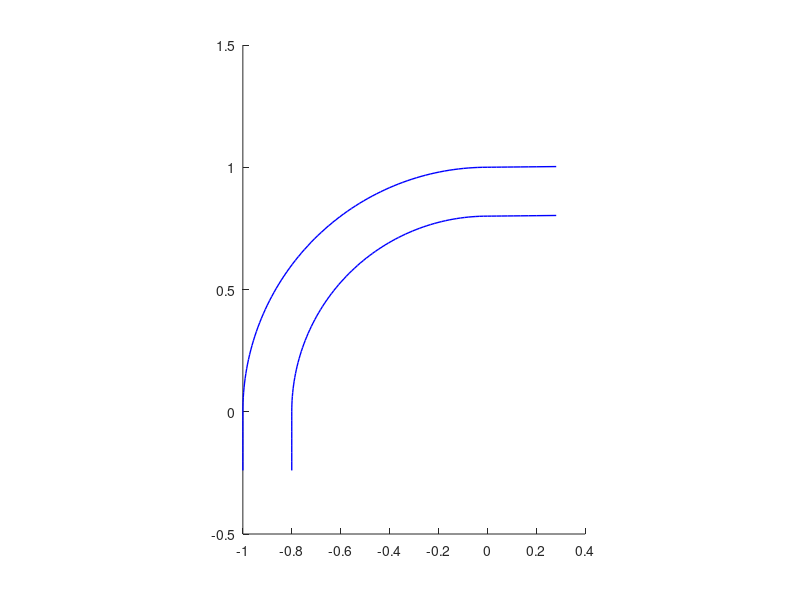

Recreate this plot in MATLAB. (Note: this script raises an error after producing the figure.)
close all;
clear
fin = fopen('euler.mat','r');
data = fscanf(fin,'%f');
ni = data(1,1);
nj = data(2,1);
idone = 2;
x = zeros(ni,nj);
y = zeros(ni,nj);
ro = zeros(ni,nj);
vx = zeros(ni,nj);
vy = zeros(ni,nj);
p = zeros(ni,nj);
%
for i=1:ni
  for j=1:nj
    x(i,j)  = data(idone+1,1);
    y(i,j)  = data(idone+2,1);
    ro(i,j) = data(idone+3,1);
    vx(i,j) = data(idone+4,1);
    vy(i,j) = data(idone+5,1);
    p(i,j)  = data(idone+6,1);
    idone = idone+6;
  end 
end
fclose(fin);
%
% Contour Static Pressure
%
figure('Name','Static Pressure');
hold on
daspect([1 1 1]);
plot(x(:,1),y(:,1),'b','Linewidth',1);
plot(x(:,nj),y(:,nj),'b','LineWidth',1);
pmax = round(max(max(p)),1,'significant');
pmin = round(min(min(p)),1,'significant');
delp = (pmax-pmin)/pmin;
V = linspace(pmin,pmax,21);
[C,h] = contourf(x,y,p,V,'LineWidth',.5);
%clabel(C,'manual','FontSize',14);
colorbar
hold off;
%pause
%
% Plot grid
%
figure('Name','Grid');
hold on;
daspect([1 1 1]);
for j=1:nj
  plot(x(:,j),y(:,j),'b');
end
for i=1:ni
  plot(x(i,:),y(i,:),'b');
end
hold off;
%
% Contour derived variables
%
gam = 1.4;
a = sqrt(gam*p(1,1)/ro(1,1));
p0 = zeros(ni,nj);
mach = zeros(ni,nj);
for i=1:ni
  for j=1:nj
    mach(i,j) = sqrt(ro(i,j)*(vx(i,j)^2+vy(i,j)^2)/(gam*p(i,j)));
    p0(i,j) = p(i,j)*(1.+.5*(gam-1.)*mach(i,j)^2)^(gam/(gam-1));
  end 
end
%
figure('Name','Stagnation Pressure');
hold on
daspect([1 1 1]);
contourf(x,y,p0,20,'LineWidth',.5);
plot(x(:,1),y(:,1),'b','Linewidth',1);
plot(x(:,nj),y(:,nj),'b','LineWidth',1);
p0max = max(max(p0));
p0min = min(min(p0));
title (['$P_{0,max}=' num2str(p0max,'%10.4e\n') '\qquad P_{0,min}=' num2str(p0min,'%10.4e\n') '$'],'interpreter','latex')
colorbar
%
figure('Name','Mach Number');
hold on
daspect([1 1 1]);
contourf(x,y,mach,20,'LineWidth',.5);
plot(x(:,1),y(:,1),'b','Linewidth',1);
plot(x(:,nj),y(:,nj),'b','LineWidth',1);
machmax = max(max(mach));
machmin = min(min(mach));
title (['$M_{max}=' num2str(machmax,'%10.4f\n') '\qquad M_{min}=' num2str(machmin,'%10.4f\n') '$'],'interpreter','latex')
colorbar
%
rgas = 287.1;
cp = rgas*gam/(gam-1.0); %change according to gas
cv = cp/gam;
ds = zeros(ni,nj);
for i=1:ni
  for j=1:nj
    ds(i,j) = cv*log(p(i,j)/p(1,1))+cp*log(ro(1,1)/ro(i,j));
  end 
end

%
figure('Name','Entropy');
hold on
daspect([1 1 1]);
contourf(x,y,ds,20,'LineWidth',.5);
plot(x(:,1),y(:,1),'b','Linewidth',1);
plot(x(:,nj),y(:,nj),'b','LineWidth',1);
dsmax = max(max(ds));
title (['$ds_{max}=' num2str(dsmax,'%10.2f\n') '$'],'interpreter','latex')
colorbar
%